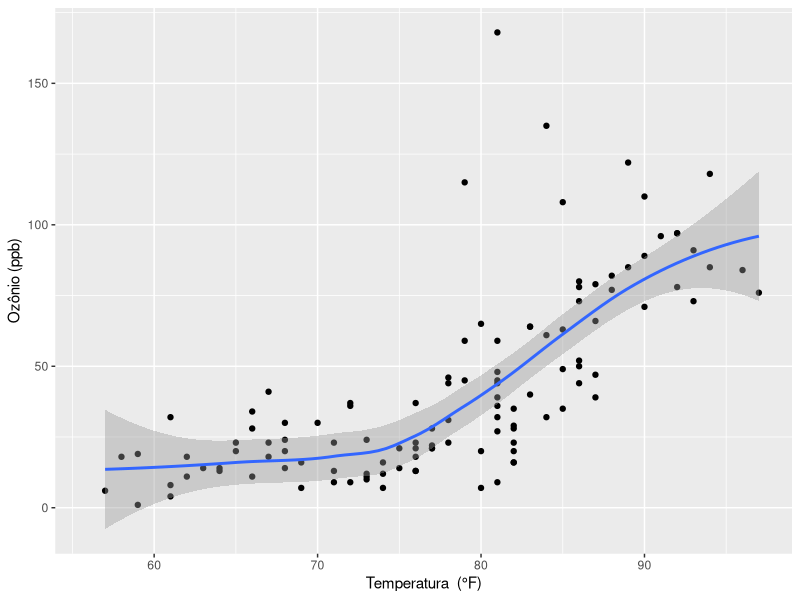

The R script that drew this image:
## ---- chunk 1
#| echo: true                  # true - o código deve ser exibido
#| eval: true                  # true - a saída deve ser exibida 
#| collapse: true              # true - código e saída em bloco único
#| warning: false              # false - não mostrar warnings
#| error: false                # não incluir erro na saída
#| include: true               # esse trecho de código deve ser usado ()
#| label: fig-airquality       # rótulo atribuído à figura
#| fig-cap: "Qualidade do ar"  # título da figura

library(ggplot2)

ggplot(airquality, aes(Temp, Ozone)) + 
  geom_point() + 
  geom_smooth(method = "loess") +
  labs(x = "Temperatura  (°F)", y = "Ozônio (ppb)")
## ---- chunk 2
#| code-fold: true                   # true - código pode ser recolhido e expandido
#| code-summary: "Mostrar o código"  # Texto para expandir o código

str(airquality)
## ---- chunk 3
head(airquality)
